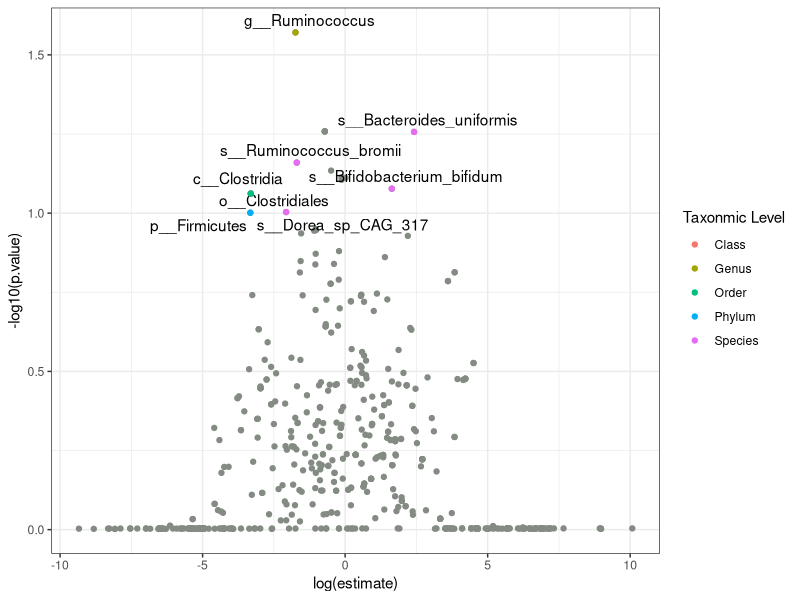
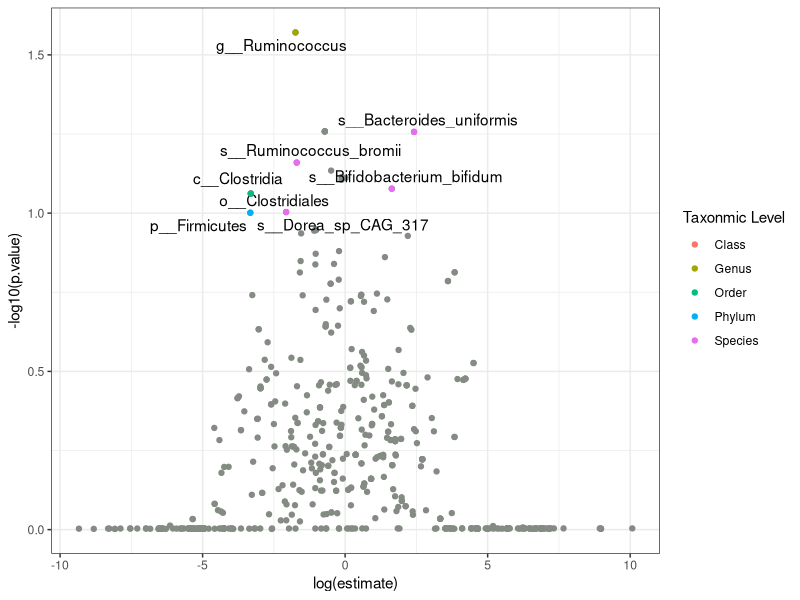

Reproduce these figures in R, in order.
## ---- chunk 1
knitr::opts_chunk$set(echo = TRUE)

library(ggplot2)
library(tidyverse)
library(ggrepel)
## ---- chunk 2
#DF <- read.csv("/Users/mari/Desktop/mitox/data/modelling_AE-with-mics_baseline.csv")
DF <- read.csv("../data/modelling_AE-with-mics_baseline.csv")
## ---- chunk 3
p <- DF$p.value
p.adjust(p, method = "bonferroni")
## ---- chunk 4
DF <-DF %>%
  mutate(new.estimate = ifelse(estimate > 0, log(estimate), log(abs(estimate))*-1))
## ---- chunk 5
# filter labels to p.value < 0.06
DF <- DF %>%
  mutate(taxa = ifelse(p.value < 0.1 & (new.estimate < -1.5 | new.estimate > 1.5), sub("^.+\\.", "", term), NA))
## ---- chunk 6
DF <- DF %>%
  mutate(level = substr(taxa, 1,1),
         'Taxonmic Level' = ifelse(level == "k", "Kingdom", 
                        ifelse(level == "p", "Phylum",
                               ifelse(level == "c", "Class", 
                                      ifelse(level == "o", "Order",
                                             ifelse(level == "f", "Family",
                                                    ifelse(level == "g", "Genus",
                                                           ifelse(level == "s", "Species",
                                                                  level))))))))
## ---- chunk 7
DF_color <- DF %>% filter(!is.na(level))
## ---- chunk 8
ggplot(data = DF, aes(x = new.estimate, y = -log10(p.value), label=taxa)) + 
  geom_point(color="honeydew4") + 
  theme_bw() + 
  labs(x="log(estimate)") + 
  geom_text_repel() +
  geom_point(data = DF_color, aes(x = new.estimate, y = -log10(p.value), label=taxa, color=`Taxonmic Level`))
ggsave("../figures/mitoxvolcanoplot.png",device = "png",height=5,width = 7,dpi=400)
